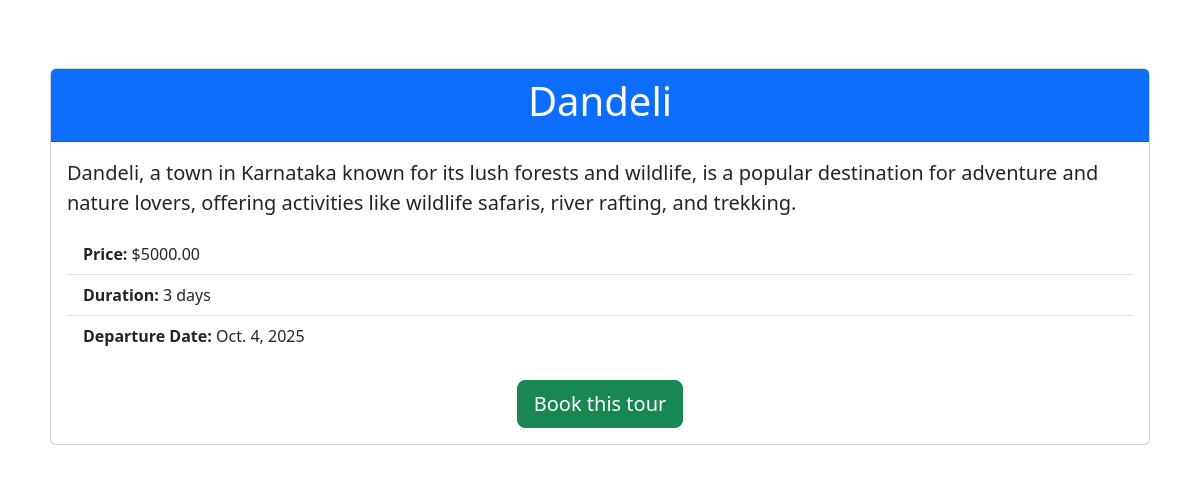
The page /tour-package/2/ on the database its author committed.
### travel/models.py (models this page shows, shortened)
class TourPackage(models.Model):
    destination = models.ForeignKey(Destination, on_delete=models.CASCADE)
    duration = models.PositiveIntegerField(help_text="Duration in days")
    departure_date = models.DateField()
    return_date = models.DateField()
    price = models.DecimalField(max_digits=10, decimal_places=2)

class Destination(models.Model):
    name = models.CharField(max_length=200)
    description = models.TextField()
    image = models.ImageField(upload_to='destination_images/')
    price_per_person = models.DecimalField(max_digits=10, decimal_places=2)

### travel/views.py (the view)
# urls.py: path('tour-package/<int:package_id>/', views.tour_package_detail, name='tour_package_detail'),
def tour_package_detail(request, package_id):
    tour_package = get_object_or_404(TourPackage, id=package_id)
    return render(request, 'travel/tour_package_detail.html', {'tour_package': tour_package})

### travel/templates/travel/tour_package_detail.html (shortened to what this page needs)
<!DOCTYPE html>
<html lang="en">
<head>
    <link href="https://cdn.jsdelivr.net/npm/bootstrap@5.3.0/dist/css/bootstrap.min.css" rel="stylesheet">
</head>
<body>
    <div class="container mt-5">
        <div class="card">
            <div class="card-header bg-primary text-white text-center">
                <h1>{{ tour_package.destination.name }}</h1>
            </div>
            <div class="card-body">
                <p class="lead">{{ tour_package.destination.description }}</p>
                <ul class="list-group list-group-flush">
                    <li class="list-group-item"><strong>Price:</strong> ${{ tour_package.price }}</li>
                    <li class="list-group-item"><strong>Duration:</strong> {{ tour_package.duration }} days</li>
                    <li class="list-group-item"><strong>Departure Date:</strong> {{ tour_package.departure_date }}</li>
                </ul>
                <div class="text-center mt-4">
                    <a href="{% url 'book_tour' tour_package.id %}" class="btn btn-success btn-lg">Book this tour</a>
                </div>
            </div>
        </div>
    </div>
</body>
</html>

### travel/templates/travel/tour_package_detail.html (style rules this page uses)
body { background: url('https://truthoftraveling.com/wp-content/uploads/2020/04/Truth-of-Traveling-Machu-Picchu-1-1-scaled.jpg') no-repeat center center fixed; background-size: cover; }
.container { background: rgba(255, 255, 255, 0.8); padding: 20px; border-radius: 10px; }

### rows shown on the page
TourPackage: destination.name "Dandeli", destination.description "Dandeli, a town in Karnataka known for its lush forests and wildlife, is a popular destination for adventure and nature lovers, offering activities like wildlife safaris, river rafting, and trekking.", price "5000.00", duration "3", departure_date "Oct. 4, 2025"
